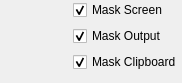
<?xml version="1.0" encoding="UTF-8"?>
<ui version="4.0">
 <class>Nedrysoft::Core::HostMaskingRibbonGroup</class>
 <widget class="QWidget" name="Nedrysoft::Core::HostMaskingRibbonGroup">
  <property name="geometry">
   <rect>
    <x>0</x>
    <y>0</y>
    <width>182</width>
    <height>83</height>
   </rect>
  </property>
  <property name="sizePolicy">
   <sizepolicy hsizetype="Preferred" vsizetype="Preferred">
    <horstretch>0</horstretch>
    <verstretch>0</verstretch>
   </sizepolicy>
  </property>
  <property name="windowTitle">
   <string>HostMaskingRibbonGroup</string>
  </property>
  <layout class="QGridLayout" name="gridLayout">
   <property name="leftMargin">
    <number>0</number>
   </property>
   <property name="topMargin">
    <number>0</number>
   </property>
   <property name="rightMargin">
    <number>0</number>
   </property>
   <property name="bottomMargin">
    <number>0</number>
   </property>
   <item row="0" column="0">
    <layout class="QHBoxLayout" name="horizontalLayout">
     <item>
      <widget class="Nedrysoft::Ribbon::RibbonDropButton" name="ribbonDropButton">
       <property name="icon">
        <iconset resource="icons.qrc">
         <normaloff>:/Core/icons/2x/twotone_security_white_24dp.png</normaloff>:/Core/icons/2x/twotone_security_white_24dp.png</iconset>
       </property>
      </widget>
     </item>
     <item>
      <layout class="QVBoxLayout" name="verticalLayout">
       <item>
        <widget class="Nedrysoft::Ribbon::RibbonCheckBox" name="maskScreenCheckBox">
         <property name="text">
          <string>Mask Screen</string>
         </property>
         <property name="checked">
          <bool>true</bool>
         </property>
        </widget>
       </item>
       <item>
        <widget class="Nedrysoft::Ribbon::RibbonCheckBox" name="maskOutputCheckBox">
         <property name="text">
          <string>Mask Output</string>
         </property>
         <property name="checked">
          <bool>true</bool>
         </property>
        </widget>
       </item>
       <item>
        <widget class="Nedrysoft::Ribbon::RibbonCheckBox" name="maskClipboardCheckBox">
         <property name="text">
          <string>Mask Clipboard</string>
         </property>
         <property name="checked">
          <bool>true</bool>
         </property>
        </widget>
       </item>
       <item>
        <spacer name="verticalSpacer">
         <property name="orientation">
          <enum>Qt::Vertical</enum>
         </property>
         <property name="sizeHint" stdset="0">
          <size>
           <width>20</width>
           <height>40</height>
          </size>
         </property>
        </spacer>
       </item>
      </layout>
     </item>
    </layout>
   </item>
  </layout>
 </widget>
 <customwidgets>
  <customwidget>
   <class>Nedrysoft::Ribbon::RibbonDropButton</class>
   <extends>QWidget</extends>
   <header location="global">RibbonDropButton</header>
   <container>1</container>
  </customwidget>
  <customwidget>
   <class>Nedrysoft::Ribbon::RibbonCheckBox</class>
   <extends>QCheckBox</extends>
   <header location="global">RibbonCheckBox</header>
  </customwidget>
 </customwidgets>
 <resources>
  <include location="icons.qrc"/>
 </resources>
 <connections/>
</ui>
